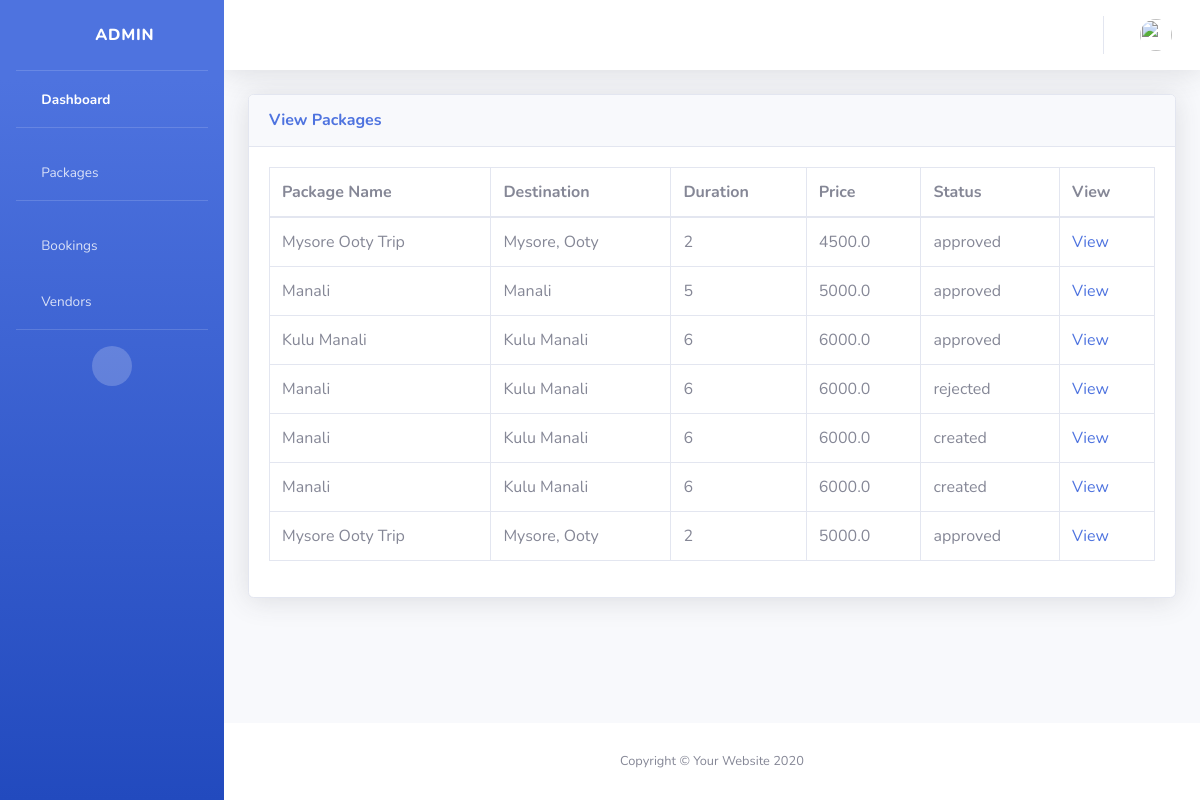
/packages/, run on an earlier commit of the app's database.
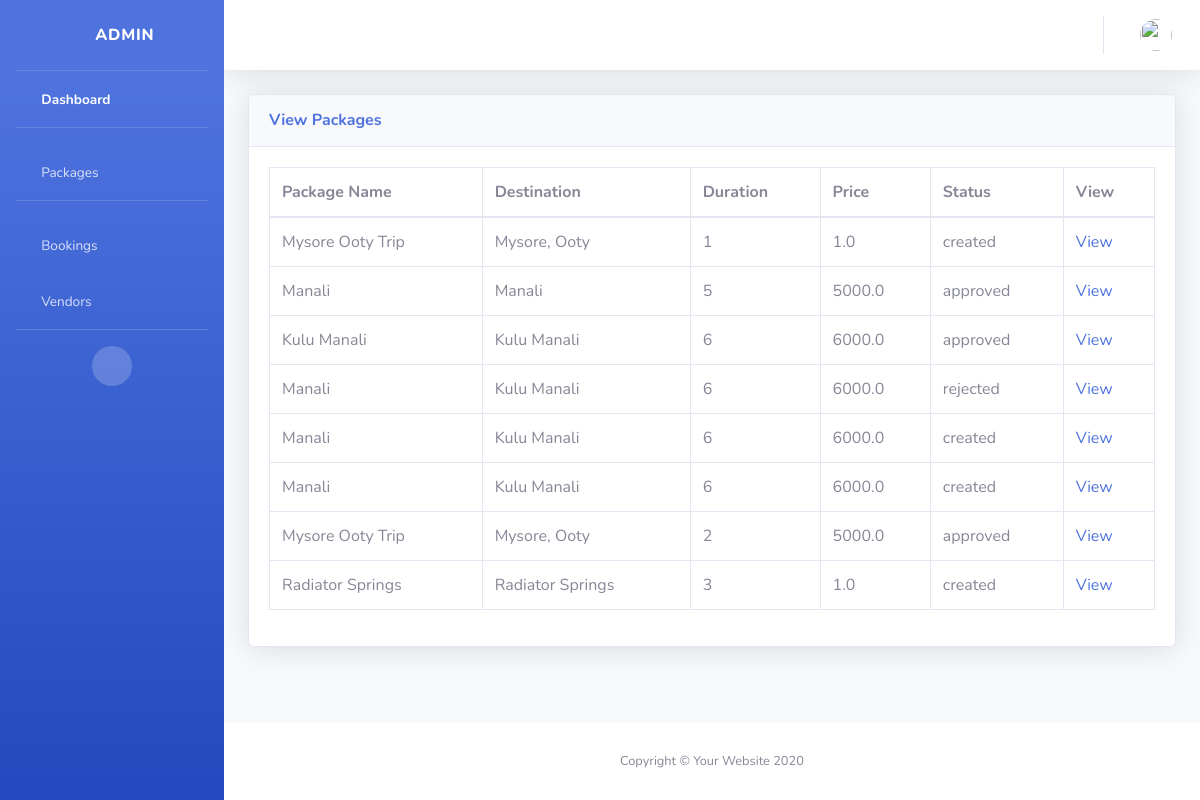
And on a later commit of the database.
### vendor/models.py (models this page shows)
class package_table(models.Model):
    package_name=models.CharField(max_length=100)
    destination=models.CharField(max_length=100)
    duration=models.CharField(max_length=50)
    price=models.FloatField()
    created_at=models.DateTimeField()
    updated_at=models.DateTimeField()
    description=models.CharField( max_length=150)
    start_date=models.DateField()
    end_date=models.DateField()
    images=models.ImageField(upload_to='images/')
    status=models.CharField(max_length=20)
    vendor_id=models.ForeignKey(register_table,on_delete=models.SET_DEFAULT,default=1)
    class Meta:
        db_table="packages"

### administrator/views.py (the view)
# urls.py: path('packages/', views.admin_packages),
def admin_packages(request):
    package_data = package_table.objects.all()
    return render(request,'admin_view_packages.html',{'pdata':package_data})

### administrator/templates/admin_view_packages.html (shortened to what the changed rows need)
<!DOCTYPE html>
<html lang="en">
{% load static %}
<head>
    <link href="{% static 'vendor/fontawesome-free/css/all.min.css' %}" rel="stylesheet" type="text/css">
    <link href="{% static 'css/sb-admin-2.min.css' %}" rel="stylesheet">
</head>
<body id="page-top">
    <div id="wrapper">
        <div id="content-wrapper" class="d-flex flex-column">
            <div id="content">
                <div class="container-fluid">
                    <div class="card shadow mb-4">
                        <div class="card-body">
                            <div class="table-responsive">
                                <table class="table table-bordered" id="dataTable" width="100%" cellspacing="0">
                                    <thead>
                                        <tr>
                                            <th>Package Name</th>
                                            <th>Destination</th>
                                            <th>Duration</th>
                                            <th>Price</th>
                                            <th>Status</th>
                                            <th>View</th>
                                        </tr>
                                    </thead>
                                    <tbody>
                                        {% for data in pdata %}
                                        <tr>
                                            <td>{{data.package_name}}</td>
                                            <td>{{data.destination}}</td>
                                            <td>{{data.duration}}</td>
                                            <td>{{data.price}}</td>
                                            <td>{{data.status}}</td>
                                            <td><a href="/package_details/{{data.id}}">View</a></td>
                                        </tr>
                                        {% endfor %}
                                    </tbody>
                                </table>
                            </div>
                        </div>
                    </div>
                </div>
            </div>
        </div>
    </div>
</body>
</html>

What changed in the data, as far as the page shows it:
changed package_table (number 1 of 8 on the later page): duration "2" → "1"; price "4500.0" → "1.0"; status "approved" → "created"
added package_table: package_name "Radiator Springs", destination "Radiator Springs", duration "3", price "1.0", status "created"
